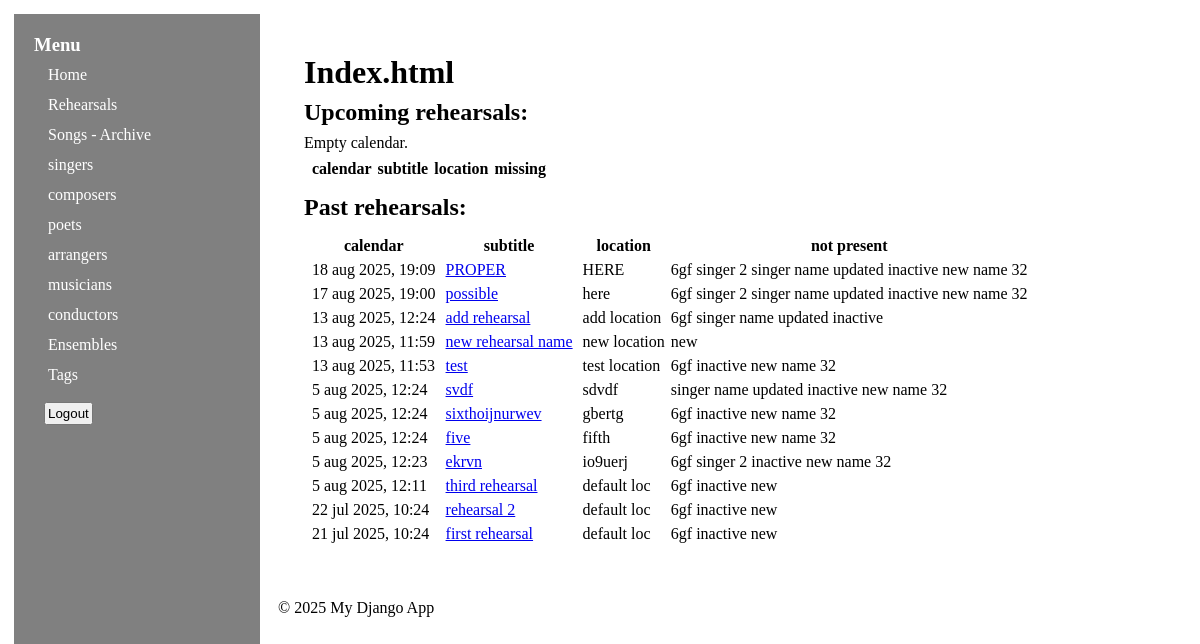
The app's page / (signed in), older data.
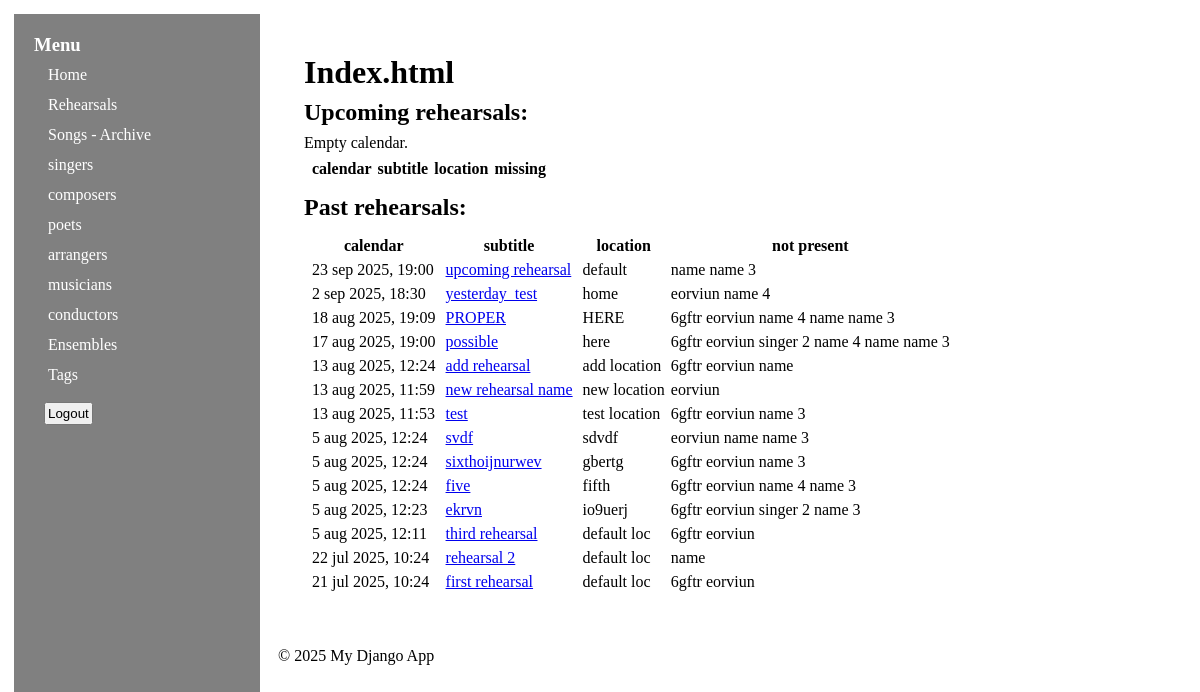
The same page, newer data.
### secondapp/models.py (models this page shows, shortened)
class Rehearsal(models.Model):
    subtitle = models.CharField(max_length=250)
    location = models.CharField(max_length=250)
    parking = models.CharField(max_length=250, blank=True, null=True)
    calendar = models.DateTimeField(unique=True)
    additional_notes = models.TextField(blank=True, null=True)
    singers = models.ManyToManyField(Singer, blank=True, related_name= "rehearsal_set")
    conductors = models.ManyToManyField(Conductor, blank=True, related_name="rehearsal_set")
    songs = models.ManyToManyField(Song, blank=True)
    duration_minutes = models.PositiveIntegerField(blank=True, null=True, help_text="Expected duration in minutes")
    attendance_count = models.PositiveIntegerField(default=0, help_text="Actual attendance count")
    is_cancelled = models.BooleanField(default=False)
    created_at = models.DateTimeField(auto_now_add=True)
    updated_at = models.DateTimeField(auto_now=True)
    class Meta:
        verbose_name_plural = "Rehearsals"
        ordering = ["-calendar"]
        indexes = [
            models.Index(fields=["calendar"]),
            models.Index(fields=["is_cancelled"]),
        ]
    def get_singer_status(self):
        now = timezone.now()
        active_singers = Singer.objects.filter(is_active=True)
        present_singers = self.singers.all()
        missing_singers = active_singers.exclude(pk__in=present_singers)
        return {
            "present": present_singers,
            "missing": missing_singers,
        }

class Person(models.Model):
    first_name = models.CharField(max_length=100)
    last_name = models.CharField(max_length=100, db_index=True)
    third_name = models.CharField(max_length=100, blank=True, null=True)
    role = models.CharField(max_length=10, choices=[(role.name, role.value) for role in Role])
    phone_number = models.CharField(max_length=17, blank=True, null=True)
    email = models.EmailField(unique=True, blank=True, null=True)
    address = models.CharField(max_length=250, blank=True, null=True)
    birth_date = models.DateField("birthday", blank=True, null=True)
    death_date = models.DateField("death day", blank=True, null=True)
    nationality = models.CharField("nationality", max_length=100, blank=True, null=True)
    biography = models.TextField("short bio", blank=True, null=True)
    favorite_works = models.TextField(blank=True, null=True)
    influenced_by = models.TextField(blank=True, null=True)
    awards = models.TextField(blank=True, null=True)
    website = models.TextField(blank=True, null=True)
    additional_notes = models.TextField(blank=True, null=True)
    updated_at = models.DateTimeField(auto_now=True)
    created_at = models.DateTimeField(auto_now_add=True)
    class Meta:
        abstract = True
        indexes = [
            models.Index(fields=["last_name"]),
            models.Index(fields=["role"]),
        ]

class Singer(Person):
    voice = models.CharField(max_length=10, choices=[(voice.name, voice.value) for voice in VoiceType])
    is_active = models.BooleanField(default=True)
    skill_level = models.CharField(max_length=20, choices=[(skill.name, skill.value) for skill in SkillLevel])
    messenger = models.CharField(max_length=250, blank=True, null=True)
    shirt_size = models.CharField(max_length=4, choices=[(size.name, size.value) for size in ShirtSize], blank=True, null=True)
    date_joined = models.DateField("joined",default=date.today)
    class Meta(Person.Meta):
        ordering = ["voice", "last_name"]
        verbose_name = "Singer"
        verbose_name_plural = "Singers"

### secondapp/views.py (the view)
# urls.py: path("", views.IndexView.as_view(), name="index"),
class IndexView(generic.ListView):
    model = Rehearsal
    template_name = "secondapp/index.html"
    context_object_name = "rehearsal_list"
    queryset = Rehearsal.objects.filter(is_cancelled=False).order_by('-calendar')[:20]
    def get_context_data(self, **kwargs):
        context = super().get_context_data(**kwargs)
        now = timezone.now()
        paginated_rehearsals = context["rehearsal_list"]
        context["upcoming_rehearsals"] = [
            rehearsal for rehearsal in paginated_rehearsals
            if rehearsal.calendar > now
        ]
        context["past_rehearsals"] = [
            rehearsal for rehearsal in paginated_rehearsals
            if rehearsal.calendar < now
        ]
        for rehearsal in context['upcoming_rehearsals']:
            rehearsal.singer_status = rehearsal.get_singer_status()
        for rehearsal in context['past_rehearsals']:
            rehearsal.singer_status = rehearsal.get_singer_status()
        happening_now = Rehearsal.objects.filter(
            is_cancelled=False,
            calendar__gte=now - timedelta(minutes=660),
            calendar__lte=now + timedelta(minutes=660)
        ).first()
        context['happening_now'] = happening_now
        return context

### secondapp/context_processors.py (called while the page is built)
def roles_context(request):
    return {"all_roles": list(PersonRoleMixin.role_model_form_map.keys())}

### secondapp/templates/secondapp/index.html (shortened to what this page needs)
{% extends "secondapp/base.html" %}
{% block content %}
<h1> Index.html </h1>
<h2>Upcoming rehearsals:</h2>
<div class="rehearsal-table">
    <table>
        <tr>
            <th> calendar </th>
            <th> subtitle </th>
            <th> location </th>
            <th> missing </th>
        </tr>
    </table>
</div>
<h2>Past rehearsals:</h2>
<div class="rehearsal-table">
    <table>
        <tr>
            <th> calendar </th>
            <th> subtitle </th>
            <th> location </th>
            <th> not present </th>
        </tr>
        {% for rehearsal in past_rehearsals %}
        <tr>
            <td> {{ rehearsal.calendar|date:"j b Y, G:i" }} </td>
            <td><a href="{% url 'secondapp:rehearsal_detail' rehearsal.pk %}"> {{ rehearsal.subtitle }} </a></td>
            <td> {{ rehearsal.location }} </td>
            <td> {% for singer in rehearsal.singer_status.missing %} {{ singer.first_name }} {% endfor %}</td>
        </tr>
        {% empty %} Empty calendar.
        {% endfor %}
    </table>
</div>
{% endblock %}

Row changes from the older to the newer data that the page shows:
removed Singer: first_name "new"
added Rehearsal: calendar "23 sep 2025, 19:00", subtitle "upcoming rehearsal", location "default", Singer (first_name "name"), Singer (first_name "name 3")
changed Singer: first_name "singer name updated" → "name"
changed Singer: first_name "name 32" → "name 3"
added Rehearsal: calendar "2 sep 2025, 18:30", subtitle "yesterday_test", location "home"
added Singer: first_name "eorviun"
now on this page (row edited): Singer: first_name "name 4"
changed Rehearsal "18 aug 2025, 19:09": loses Singer (first_name "inactive"); loses Singer (first_name "singer 2")
changed Singer: first_name "6gf" → "6gftr"
changed Rehearsal "17 aug 2025, 19:00": loses Singer (first_name "inactive")
changed Rehearsal "13 aug 2025, 12:24": loses Singer (first_name "inactive")
changed Rehearsal "13 aug 2025, 11:53": loses Singer (first_name "inactive")
changed Rehearsal "svdf": loses Singer (first_name "inactive")
changed Rehearsal "sixthoijnurwev": loses Singer (first_name "inactive")
changed Rehearsal "five": loses Singer (first_name "inactive")
changed Rehearsal "5 aug 2025, 12:23": loses Singer (first_name "inactive")
changed Rehearsal "5 aug 2025, 12:11": loses Singer (first_name "inactive")
changed Rehearsal "22 jul 2025, 10:24": loses Singer (first_name "inactive"); gains Singer (first_name "name"); loses Singer (first_name "6gf")
changed Rehearsal "21 jul 2025, 10:24": loses Singer (first_name "inactive")
